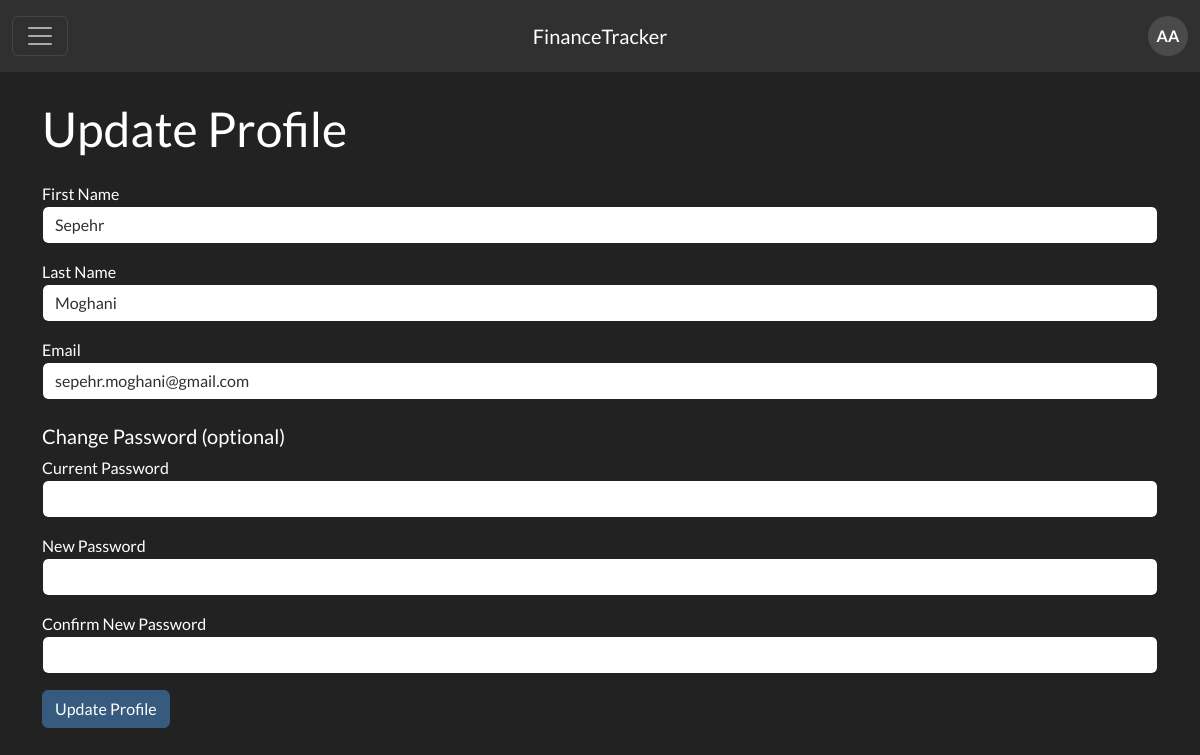
The app's page /authentication/profile/edit (signed in), older data.
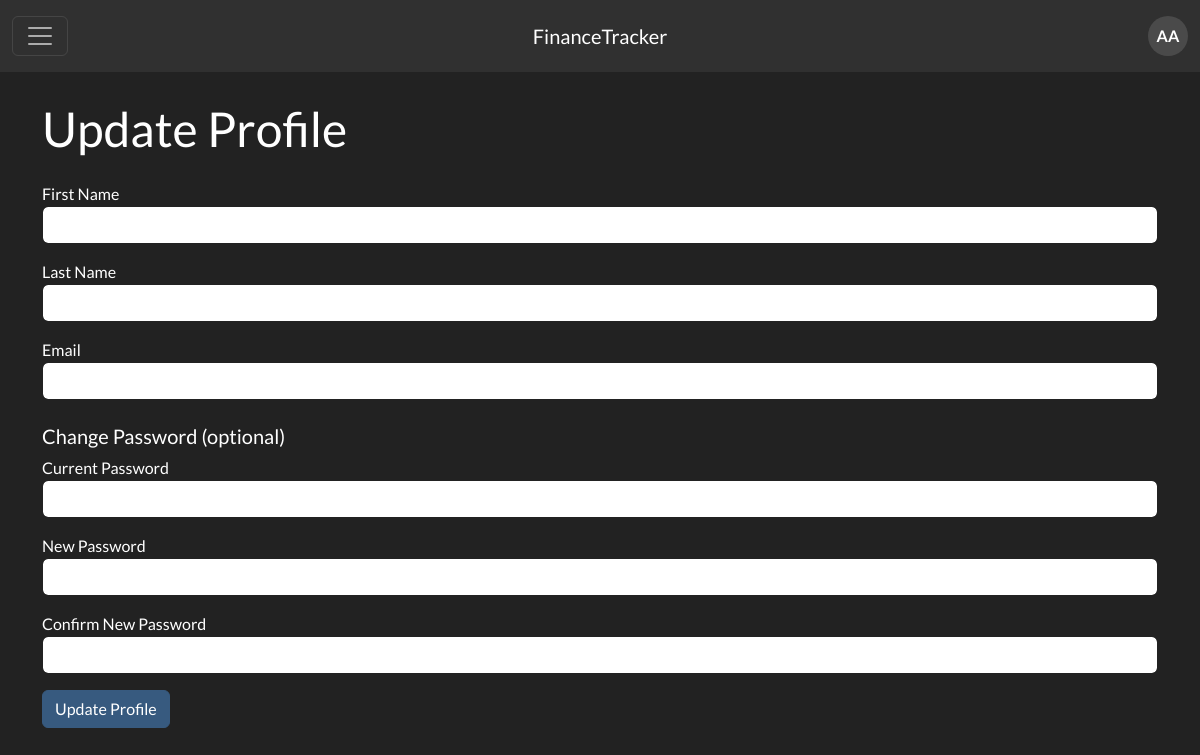
The same page, newer data.
### app/authentication/forms.py (models this page shows, shortened)
class User(db.Model, UserMixin):
    id = db.Column(db.Integer, primary_key=True)
    first_name = db.Column(db.String(50), nullable=False)
    last_name = db.Column(db.String(50), nullable=False)
    email = db.Column(db.String(50), nullable=False)
    password = db.Column(db.String(128), nullable=False)
    date_of_birth = db.Column(db.Date, nullable=True)
    phone = db.Column(db.String(50), nullable=True)
    address = db.Column(db.String(50), nullable=True)
    city = db.Column(db.String(50), nullable=True)
    state = db.Column(db.String(50), nullable=True)
    country = db.Column(db.String(50), nullable=True)
    postcode = db.Column(db.String(50), nullable=True)

### app/authentication/routes.py (the view, shortened to what this page needs)
@authentication_bp.route('/profile/edit', methods=['GET', 'POST'])
def edit_profile():
    user_data = session.get('user')
    if not user_data:
        return redirect(url_for('authentication.login'))
    user = User.query.get(user_data['id'])
    form = UpdateProfileForm(obj=user)
    return render_template('authentication/profile_edit.html', form=form, user=user)

### app/authentication/routes.py
class UpdateProfileForm(FlaskForm):
    first_name = StringField('First Name', validators=[DataRequired()])
    last_name = StringField('Last Name', validators=[DataRequired()])
    email = StringField('Email', validators=[DataRequired(), Email()])
    current_password = PasswordField('Current Password', validators=[Optional()])
    new_password = PasswordField('New Password', validators=[Optional(), Length(min=6)])
    confirm_password = PasswordField('Confirm New Password', validators=[
        Optional(), EqualTo('new_password', message='Passwords must match')
    ])
    submit = SubmitField('Update Profile')

### app/authentication/routes.py (called while the page is built)
@authentication_bp.before_request
def load_logged_in_user():
    user = session.get('user')
    if user:
        g.user = user
    else:
        g.user = None

### app/authentication/templates/authentication/profile_edit.html (shortened to what this page needs)
{% extends "base.html" %}
{% block content %}
<div class="container">
    <h1 class="mb-4">Update Profile</h1>
    <form method="POST">
        <div class="mb-3">
            {{ form.first_name.label }}
            {{ form.first_name(class_="form-control") }}
        </div>
        <div class="mb-3">
            {{ form.last_name.label }}
            {{ form.last_name(class_="form-control") }}
        </div>
        <div class="mb-3">
            {{ form.email.label }}
            {{ form.email(class_="form-control") }}
        </div>
        <h5 class="mt-4">Change Password (optional)</h5>
        <div class="mb-3">
            {{ form.current_password.label }}
            {{ form.current_password(class_="form-control") }}
        </div>
        <div class="mb-3">
            {{ form.new_password.label }}
            {{ form.new_password(class_="form-control") }}
        </div>
        <div class="mb-3">
            {{ form.confirm_password.label }}
            {{ form.confirm_password(class_="form-control") }}
        </div>
        {{ form.submit(class_="btn btn-primary") }}
    </form>
</div>
{% endblock %}

Row changes from the older to the newer data that the page shows:
removed User: first_name "Sepehr", last_name "Moghani", email "sepehr.moghani@gmail.com"
